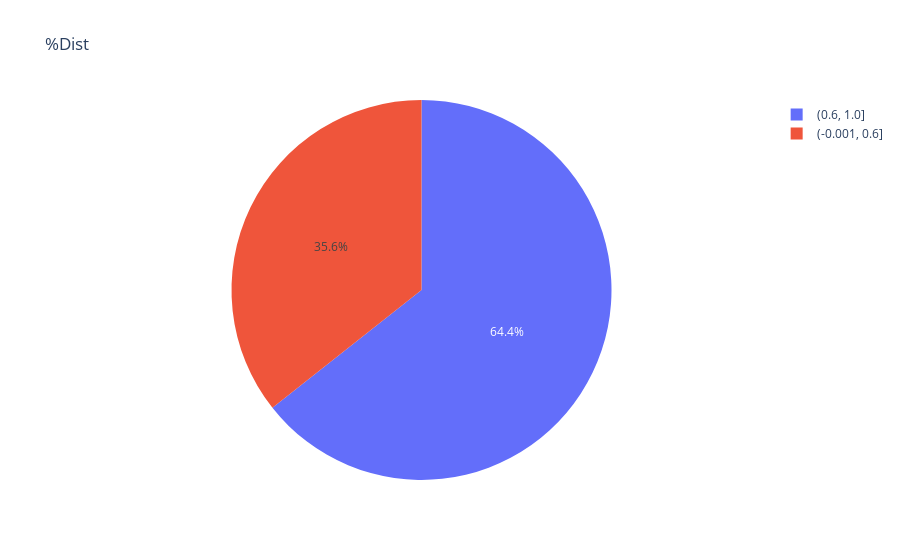
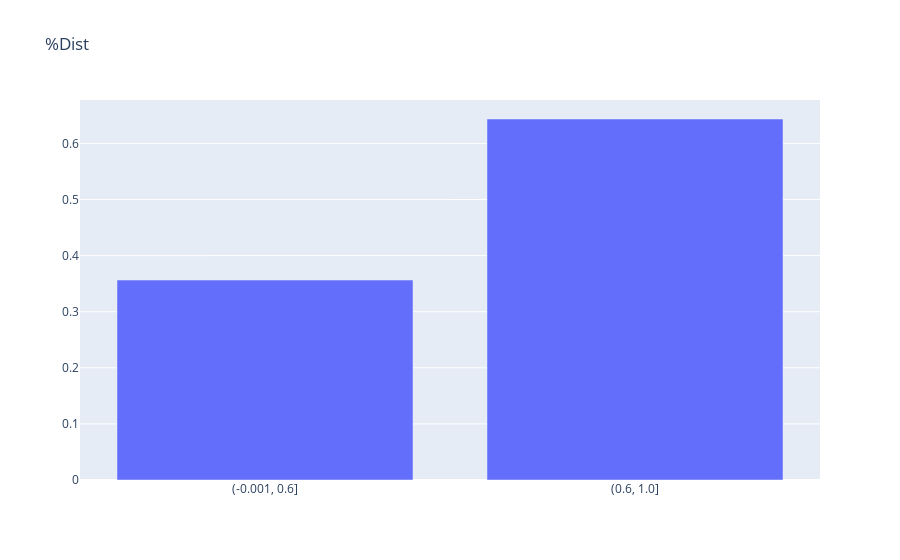
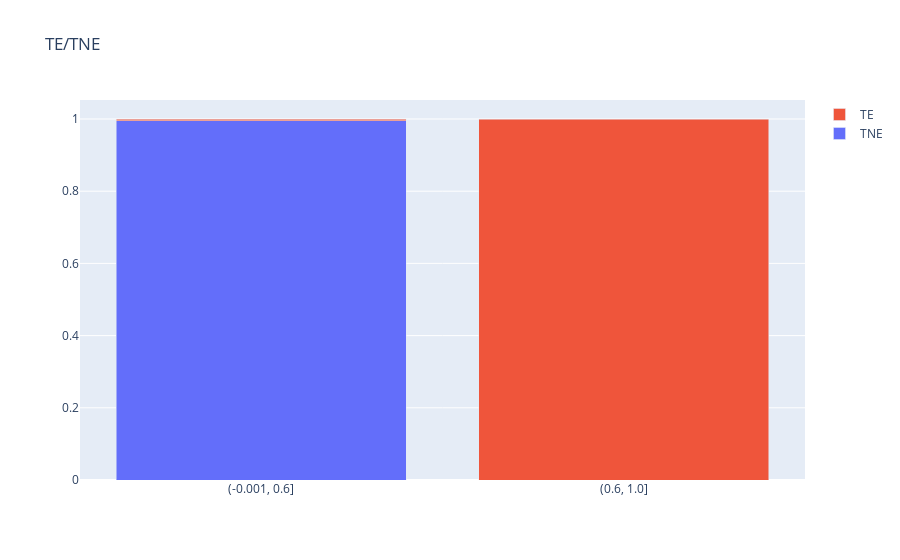
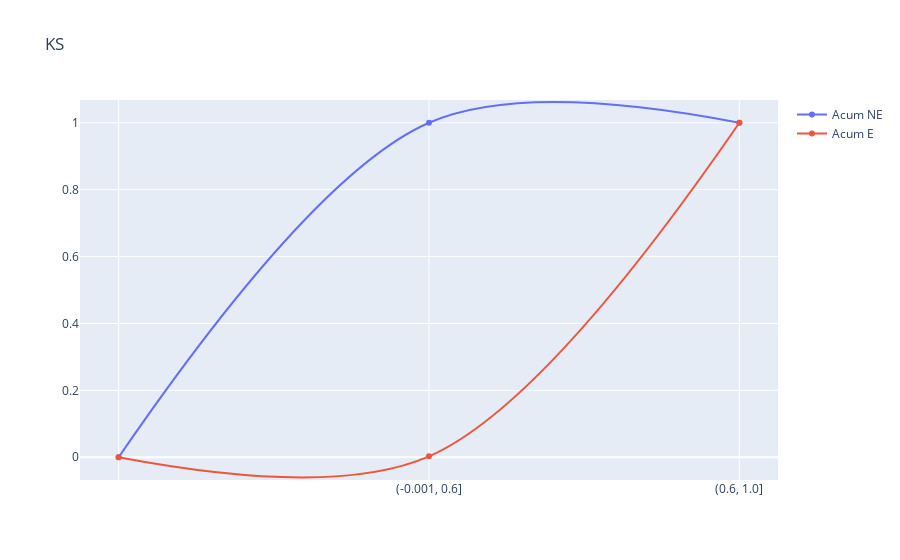

Notebook code cell kept with these figures, in order:
### Code cell
import cufflinks as cf
import plotly.express as px
import seaborn as sns
import matplotlib.pyplot as plt

import matplotlib.pyplot as plt
import plotly as py
import plotly.graph_objs as go
from plotly.offline import download_plotlyjs, init_notebook_mode, plot, iplot
init_notebook_mode(connected=True)
%matplotlib inline

cf.set_config_file(theme='solar', offline=True)

get_graphs(aux_)

### Figure 1 — Plotly figure (JSON) as saved in the notebook; plotly's stock layout.template omitted (floating-point values rounded to 4 significant figures)
{"data": [{"labels": ["(-0.001, 0.6]", "(0.6, 1.0]"], "name": "%Dist", "type": "pie", "values": [0.3564, 0.6436]}], "layout": {"title": {"text": "%Dist"}}}

### Figure 2 — Plotly figure (JSON) as saved in the notebook; plotly's stock layout.template omitted (floating-point values rounded to 4 significant figures)
{"data": [{"name": "%Dist", "type": "bar", "x": ["(-0.001, 0.6]", "(0.6, 1.0]"], "y": [0.3564, 0.6436]}], "layout": {"barmode": "stack", "title": {"text": "%Dist"}}}

### Figure 3 — Plotly figure (JSON) as saved in the notebook; plotly's stock layout.template omitted (floating-point values rounded to 4 significant figures)
{"data": [{"name": "TNE", "type": "bar", "x": ["(-0.001, 0.6]", "(0.6, 1.0]"], "y": [0.9952, 0]}, {"name": "TE", "type": "bar", "x": ["(-0.001, 0.6]", "(0.6, 1.0]"], "y": [0.004823, 1]}], "layout": {"barmode": "stack", "title": {"text": "TE/TNE"}}}

### Figure 4 — Plotly figure (JSON) as saved in the notebook; plotly's stock layout.template omitted (floating-point values rounded to 4 significant figures)
{"data": [{"line": {"shape": "spline"}, "name": "Acum NE", "type": "scatter", "x": ["", "(-0.001, 0.6]", "(0.6, 1.0]"], "y": [0, 1, 1]}, {"line": {"shape": "spline"}, "name": "Acum E", "type": "scatter", "x": ["", "(-0.001, 0.6]", "(0.6, 1.0]"], "y": [0, 0.002664, 1]}], "layout": {"title": {"text": "KS"}}}
